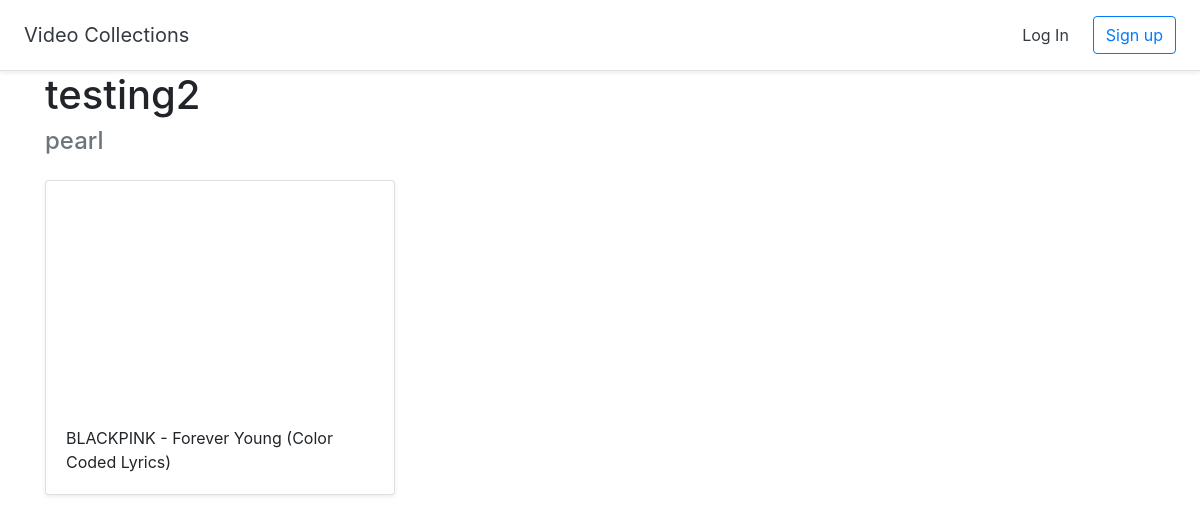
The app's page /halloffame/6, older data.
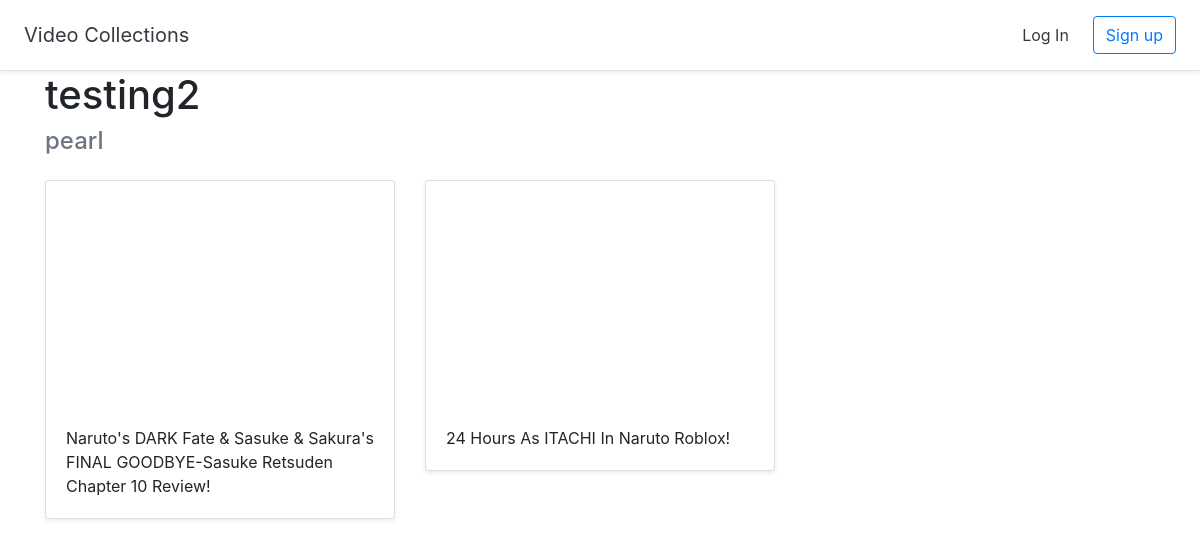
The same page, newer data.
### halls/models.py (models this page shows)
class Hall(models.Model):
    title = models.CharField(max_length=255)
    '''
    purpose : to know which hall is created by which user
    '''
    user = models.ForeignKey(User, on_delete=models.CASCADE)  #one user can have many Halls

class Video(models.Model):
    title = models.CharField(max_length=255)
    url = models.URLField()
    youtube_id = models.CharField(max_length=255)
    hall = models.ForeignKey(Hall, on_delete=models.CASCADE)  #one Hall can have many Videos

### halls/views.py (the view)
# urls.py: path('halloffame/<int:pk>',views.DetailHall.as_view(),name='detail_hall'),
class DetailHall(generic.DeleteView):
    model = Hall  #pass the model object to template
    template_name = 'halls/detail_hall.html'

### halls/templates/halls/detail_hall.html (shortened to what this page needs)
{% extends 'halls/base.html' %}
{% load static %}
{% block content %}
<div class="container">
    <h1>{{ hall.title }}</h1>
    <h4 class="text-muted"> {{ hall.user.username}}</h4>
        <div class="row">
            {% for video in hall.video_set.all %}
            <div class="col-md-4 mt-3">
                <div class="card mb-4 shadow-sm">
                    <iframe width="100%" height="225" src="https://www.youtube.com/embed/{{ video.youtube_id}}" title="YouTube video player" frameborder="0" allow="accelerometer; autoplay; clipboard-write; encrypted-media; gyroscope; picture-in-picture; web-share" allowfullscreen></iframe>
                    <div class="card-body">
                        <p class="card-text">{{ video.title}}</p>
                    </div>
                </div>
            </div>
        {% endfor %}
        </div>
</div>
{% endblock %}

### halls/templates/halls/base.html (shortened to what this page needs)
<!doctype html>
<html lang="en">
{% load static %}
<head>
  <link rel="stylesheet" href="https://stackpath.bootstrapcdn.com/bootstrap/4.2.1/css/bootstrap.min.css">
  <link href="{% static 'custom.css' %}" rel="stylesheet">
</head>
<body>
  <div class="d-flex flex-column flex-md-row align-items-center p-3 px-md-4 bg-white border-bottom shadow-sm">
    <h5 class="my-0 mr-md-auto font-weight-normal"><a href="{% url 'home' %}" class="text-dark">Video Collections</a></h5>
    <nav class="my-2 my-md-0 mr-md-3">
      {% if user.is_authenticated %}
      <a class="p-2 text-dark" href="{% url 'dashboard' %}">Dashboard</a>
      <a class="p-2 text-dark" href="{% url 'logout' %}">Log Out</a>
      {% else %}
      <a class="p-2 text-dark" href="{% url 'login' %}">Log In</a>
      {% endif %}
    </nav>
    {% if user.is_authenticated == False %}
    <a class="btn btn-outline-primary" href="{% url 'signup' %}">Sign up</a>
    {% endif %}
  </div>
  {% block content %}
  {% endblock %}
</body>
</html>

Row changes from the older to the newer data that the page shows:
removed Video: title "BLACKPINK - Forever Young (Color Coded Lyrics)"
added Video: title "Naruto's DARK Fate & Sasuke & Sakura's FINAL GOODBYE-Sasuke Retsuden Chapter 10 Review!"
added Video: title "24 Hours As ITACHI In Naruto Roblox!"
